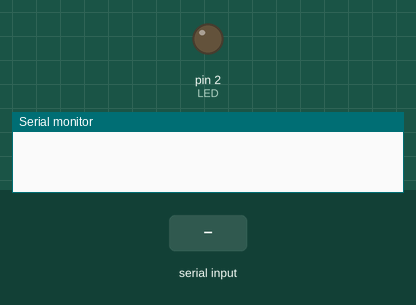
This sketch was run on a simulated Arduino Uno, built with avr-gcc and run on an emulated ATmega328P. Parts: output pins drawn as LEDs (lit = HIGH), the last lines printed to the serial monitor. The test bench sets the inputs (shaded band).

Above: at 1.2 s.
1.3 s: "1" received over Serial
At 2.5 s:
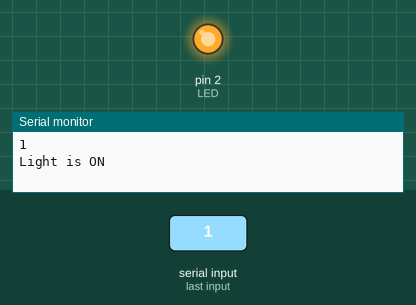
2.8 s: "2" received over Serial
At 3.9 s:
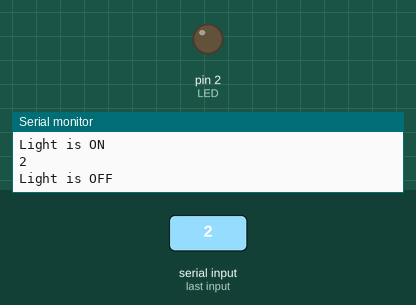
Timing chart, 0 to 5.8 s (numbered marks = the images above; inputs shaded):
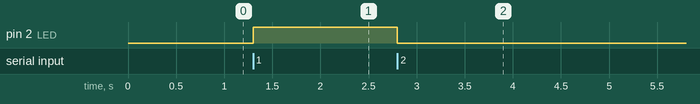

Measured:
- after the input at 1.3 s, pin 2 (LED): LOW → HIGH at once
- after the input at 2.8 s, pin 2 (LED): HIGH → LOW at once

The sketch:

readOnOFF.ino
```cpp
int LED=2;

void switchon(){
  digitalWrite(LED,HIGH);
  delay(1000);
}

void switchoff(){
  digitalWrite(LED,LOW);
  delay(1000);
}

void setup() {
  pinMode(LED,OUTPUT);
  Serial.begin(9600);
}

void loop() {

  if (Serial.available() > 0) {

    char value = Serial.read();
    Serial.println( value );
    if (value== '1' ) {
      switchon();
       Serial.println("Light is ON");
    }

    else if (value== '2' ) {
      switchoff();
      Serial.println("Light is OFF");
    }
  }
}
```
